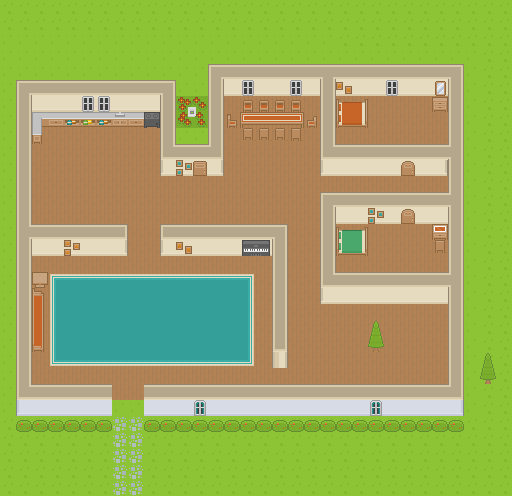

This is a level from a 2D game, rendered from its Tiled map with the project's own tilesets. A one-line summary and the map file follow, with tile-layer data summarised:
An orthogonal 32x31 tile map with 16x16 px tiles, 8 tile layers (Carpet, Table, Walls, Floor, ...), 3 tilesets and 27 objects.

<map version="1.0" orientation="orthogonal" renderorder="right-down" width="32" height="31" tilewidth="16" tileheight="16" nextobjectid="33">
 <tileset firstgid="1" name="Kenney" tilewidth="16" tileheight="16" spacing="1" tilecount="468" columns="26">
  <image source="roguelikeIndoor_transparent.png" width="457" height="305" />
 </tileset>
 <tileset firstgid="469" name="KenneyWalls" tilewidth="16" tileheight="16" spacing="1" tilecount="1767" columns="57">
  <image source="roguelikeSheet_transparent.png" width="968" height="526" />
 </tileset>
 <tileset firstgid="2236" name="TV" tilewidth="64" tileheight="64" tilecount="1" columns="1">
  <image source="pixelart-tv-niso.png" width="64" height="64" />
 </tileset>
 <layer name="Carpet" width="32" height="31">
  <data>[992 cells, 992 non-empty, 3 distinct tile ids]</data>
 </layer>
 <layer name="Table" width="32" height="31">
  <data>[992 cells, 14 non-empty, 8 distinct tile ids]</data>
 </layer>
 <layer name="Walls" width="32" height="31">
  <data>[992 cells, 235 non-empty, 18 distinct tile ids]</data>
 </layer>
 <layer name="Floor" width="32" height="31">
  <data>[992 cells, 78 non-empty, 9 distinct tile ids]</data>
 </layer>
 <layer name="Doors" width="32" height="31">
  <data>[992 cells, 3 non-empty, 2 distinct tile ids]</data>
 </layer>
 <layer name="Greenery" width="32" height="31">
  <data>[992 cells, 44 non-empty, 7 distinct tile ids]</data>
 </layer>
 <layer name="Furniture" width="32" height="31">
  <data>[992 cells, 26 non-empty, 22 distinct tile ids]</data>
 </layer>
 <layer name="Things On Walls" width="32" height="31">
  <data>[992 cells, 30 non-empty, 19 distinct tile ids]</data>
 </layer>
 <objectgroup name="Colliders">
  <object id="2" x="18.0339" y="82.0339" width="155.462" height="44.4832" />
  <object id="3" x="18.4925" y="127.893" width="11.4647" height="286.618" />
  <object id="4" x="18.0339" y="319.125" width="0.458589" height="0.917179" />
  <object id="5" x="161.572" y="126.976" width="12.8405" height="48.1519" />
  <object id="6" x="209.724" y="65.0661" width="11.9233" height="110.979" />
  <object id="7" x="223.941" y="66.9005" width="238.008" height="28.4325" />
  <object id="9" x="448.649" y="99.4603" width="14.6749" height="74.7501" />
  <object id="10" x="321.162" y="97.626" width="12.8405" height="78.4188" />
  <object id="11" x="335.836" y="146.695" width="62.3682" height="28.8911" />
  <object id="12" x="415.172" y="146.236" width="33.0184" height="28.8911" />
  <object id="13" x="449.108" y="175.586" width="14.2163" height="239.842" />
  <object id="16" x="322.079" y="193.013" width="76.5844" height="29.8083" />
  <object id="17" x="321.162" y="224.655" width="12.3819" height="76.1258" />
  <object id="18" x="335.836" y="275.559" width="112.813" height="27.5154" />
  <object id="19" x="145.522" y="384.244" width="301.293" height="30.7255" />
  <object id="20" x="18.0339" y="386.079" width="92.6351" height="28.4325" />
  <object id="22" x="31.7916" y="226.948" width="94.4694" height="27.974" />
  <object id="23" x="162.948" y="226.49" width="121.985" height="27.0568" />
  <object id="24" x="273.468" y="255.839" width="13.2991" height="110.979" />
  <object id="25" x="32.2502" y="272.807" width="13.7577" height="14.2163" />
  <object id="26" x="367.938" y="321.418" width="15.1334" height="30.7255" />
  <object id="27" x="145.063" y="416.346" width="317.802" height="14.2163" />
  <object id="28" x="17.1168" y="416.346" width="93.5522" height="14.2163" />
  <object id="29" x="478.916" y="352.143" width="17.4264" height="34.8528" />
  <object id="30" x="415.172" y="192.554" width="33.0184" height="30.7255" />
  <object id="31" x="433.057" y="225.114" width="14.2163" height="14.6749" />
  <object id="32" x="432.599" y="97.1674" width="15.1334" height="13.7577" />
 </objectgroup>
</map>
